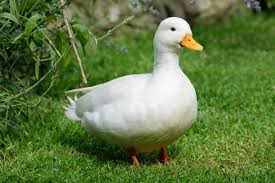
#> input picture Sample images and video/bebeq.jpg, 275 x 183 px, found by its file name
$ python 'Contour detection.py'
#> lines starting #> are read from the running program, lines starting #| are printed output that depends on the picture; after the words box and inside, x2 and y2 are one past the last pixel; in counts of white or black regions, pixels touching at a corner belong together
import cv2 as cv
import numpy as np

image = cv.imread("bebeq.jpg")
#> image is the input picture: shape (183, 275, 3); mean B, G, R 66.1, 120.5, 96.2
image = cv.resize(image, (image.shape[1]*3,image.shape[0]*3), interpolation=cv.INTER_CUBIC)
#> image: shape (549, 825, 3)

bw = cv.cvtColor(image, cv.COLOR_BGR2GRAY)
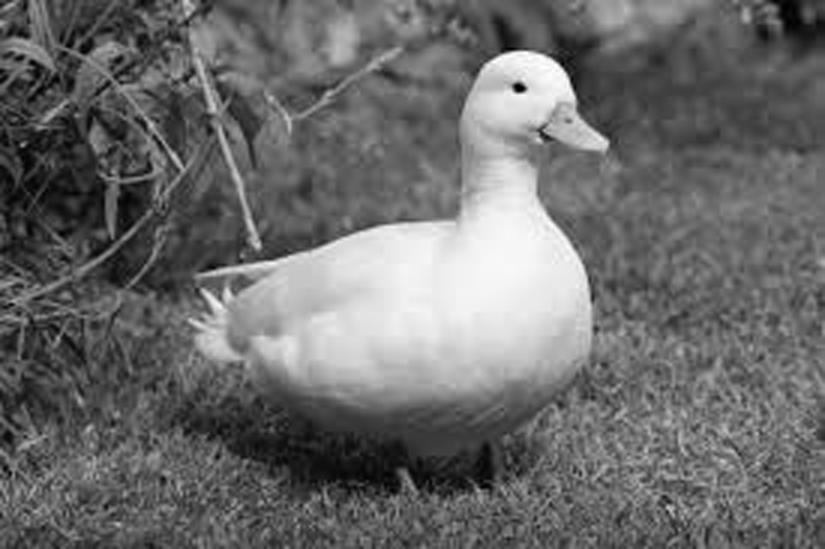
#> bw: shape (549, 825); min 0, max 255, mean 107

cv.imshow("Black White", image)

canny = cv.Canny(image, 125, 175)
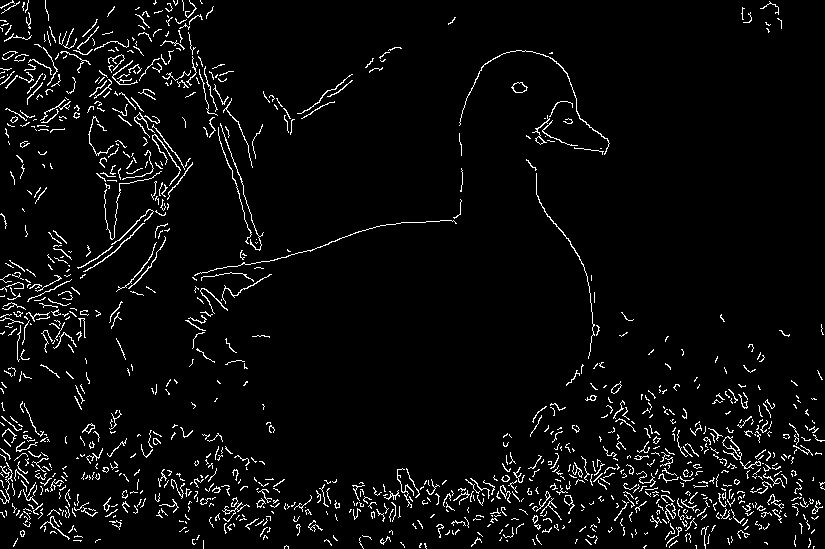
#> canny: shape (549, 825); 4.4% white in thin lines or dots
cv.imshow("Canny", canny)

ret, thresh = cv.threshold(bw, 125,255, cv.THRESH_BINARY)
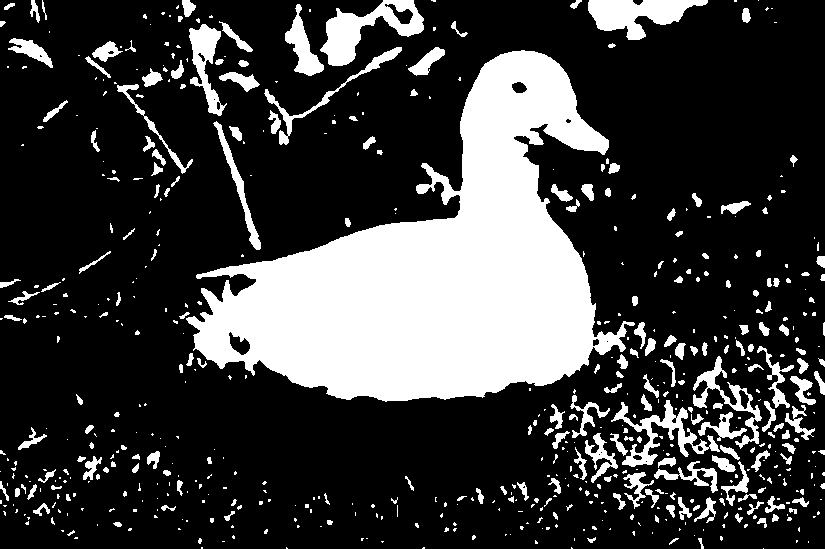
#> thresh: shape (549, 825); 23.7% white; 603 white regions (385 under 20 px)
cv.imshow("Threshold", thresh)

contours, hierarchy= cv.findContours(bw, cv.RETR_TREE, cv.CHAIN_APPROX_NONE)
#> contours = 8 contours, 6 with area under 20; largest, box (x1, y1, x2, y2) and area: (0, 0, 825, 549) 451552, (515, 84, 522, 92) 24
print(len(contours))
#| 8

blank = np.zeros(image.shape, dtype="uint8")

cv.drawContours(blank, contours, -1, (0,0,255), 1)
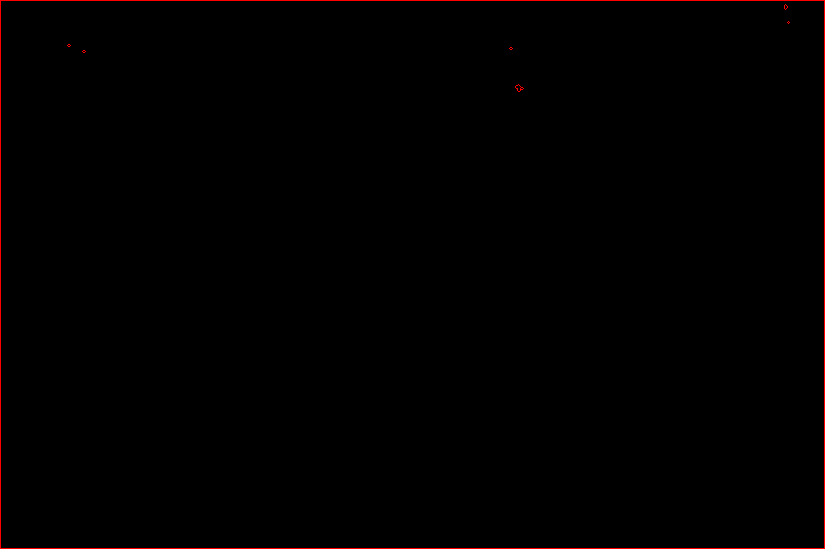
#> blank: shape (549, 825, 3); mean of channels 0, 1, 2 0, 0, 1.6; drawn as B, G, R
cv.imshow("Contour", blank)

cv.waitKey(0)
